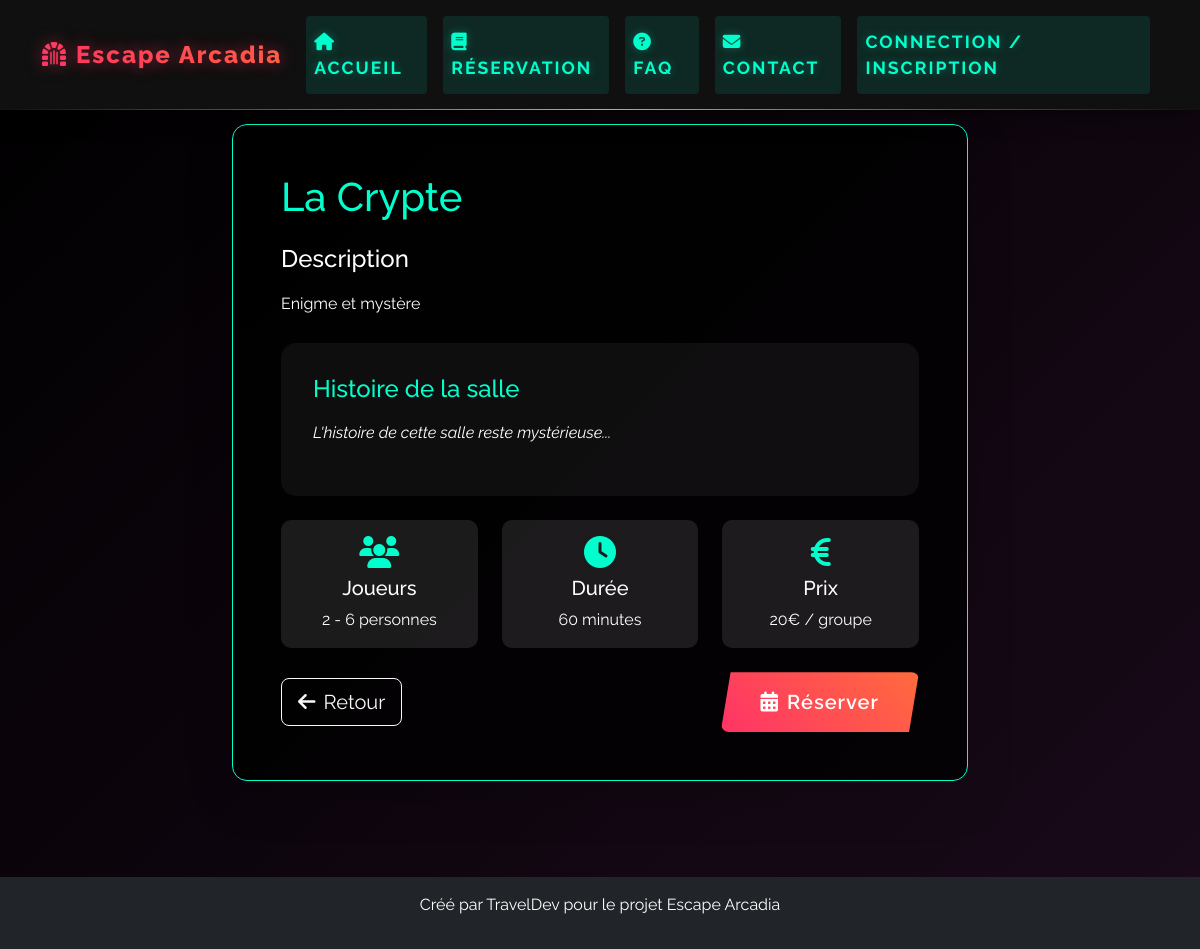
/index.php?page=salle-details&id=1&source=accueil, run on the app's committed database.
### tables this page shows
CREATE TABLE salles (
    id INT PRIMARY KEY AUTO_INCREMENT,
    nom VARCHAR(100) NOT NULL,
    image LONGBLOB,
    theme_id INT,
    description TEXT,
    duree INT NOT NULL,  
    nb_joueurs_min INT NOT NULL,
    nb_joueurs_max INT NOT NULL,
    prix INT NOT NULL,  
    FOREIGN KEY (theme_id) REFERENCES themes(id)
);

### controllers/affichage/afficherEscapegame.php (called while the page is built, shortened)
<?php
include('bdd/Database.php');
include('models/escapegame.php');
$escapegame = new EscapeGame($bdd);
?>

### models/escapegame.php (called while the page is built, shortened)
<?php
class EscapeGame {
    private $bdd;
    function __construct($bdd) {
        $this->bdd = $bdd;
    }
    public function getSalleById($id) {
        $req = $this->bdd->prepare("SELECT * FROM salles WHERE id = :id");
        $req->bindParam(':id', $id);
        $req->execute();
        return $req->fetch();
    }
}
?>

### views/reservation/salle-details.php (the view, shortened to what this page needs)
<?php
include('controllers/affichage/afficherEscapegame.php');
$salle_id = isset($_GET['id']) ? $_GET['id'] : null;
$salle = $escapegame->getSalleById($salle_id);
?>
<div class="container py-5">
    <div class="row">
        <div class="col-lg-8 mx-auto">
            <div class="card shadow-lg" style="border-radius: 15px; background: rgba(0, 0, 0, 0.8); border: 1px solid var(--accent-color);">
                <div class="card-body p-5">
                    <h1 class="card-title mb-4" style="color: var(--accent-color);">
                        <?= htmlspecialchars($salle['nom']) ?>
                    </h1>
                    <div class="mb-4">
                        <h4 class="text-white mb-3">Description</h4>
                        <p class="text-white" style="line-height: 1.8;">
                            <?= nl2br(htmlspecialchars($salle['description'])) ?>
                        </p>
                    </div>
                    <div class="mb-4" style="background: rgba(255, 255, 255, 0.05); border-radius: 15px; padding: 2rem;">
                        <h4 class="mb-3" style="color: var(--accent-color);">Histoire de la salle</h4>
                        <p class="text-white" style="line-height: 1.8; font-style: italic;">
                            <?php if (!empty($salle['histoire'])): ?>
                                <?= nl2br(htmlspecialchars($salle['histoire'])) ?>
                            <?php else: ?>
                                <em>L'histoire de cette salle reste mystérieuse...</em>
                            <?php endif; ?>
                        </p>
                    </div>
                    <div class="row mb-4">
                        <div class="col-md-4">
                            <div class="info-box p-3 text-center" style="background: rgba(255, 255, 255, 0.1); border-radius: 10px;">
                                <i class="fas fa-users fa-2x mb-2" style="color: var(--accent-color);"></i>
                                <h5 class="text-white">Joueurs</h5>
                                <p class="text-white mb-0"><?= $salle['nb_joueurs_min'] ?> - <?= $salle['nb_joueurs_max'] ?> personnes</p>
                            </div>
                        </div>
                        <div class="col-md-4">
                            <div class="info-box p-3 text-center" style="background: rgba(255, 255, 255, 0.1); border-radius: 10px;">
                                <i class="fas fa-clock fa-2x mb-2" style="color: var(--accent-color);"></i>
                                <h5 class="text-white">Durée</h5>
                                <p class="text-white mb-0"><?= $salle['duree'] ?> minutes</p>
                            </div>
                        </div>
                        <div class="col-md-4">
                            <div class="info-box p-3 text-center" style="background: rgba(255, 255, 255, 0.1); border-radius: 10px;">
                                <i class="fas fa-euro-sign fa-2x mb-2" style="color: var(--accent-color);"></i>
                                <h5 class="text-white">Prix</h5>
                                <p class="text-white mb-0"><?= $salle['prix'] ?>€ / groupe</p>
                            </div>
                        </div>
                    </div>
                    <div class="d-flex justify-content-between align-items-center">
                        <?php
                        $source = isset($_GET['source']) ? $_GET['source'] : 'reservation';
                        $returnUrl = $source === 'accueil' ? 'index.php' : 'index.php?page=reservation';
                        ?>
                        <a href="<?= $returnUrl ?>" class="btn btn-outline-light btn-lg">
                            <i class="fas fa-arrow-left me-2"></i>Retour
                        </a>
                        <a href="index.php?page=horairesSalle&id=<?= $salle['id'] ?>&source=<?= isset($_GET['source']) ? $_GET['source'] : 'reservation' ?>" class="btn btn-primary btn-lg">
                            <i class="fas fa-calendar-alt me-2"></i>Réserver
                        </a>
                    </div>
                </div>
            </div>
        </div>
    </div>
</div>

### css/style.css (style rules this page uses)
:root { --primary-color: #ff3366; --secondary-color: #111111; --accent-color: #00ffcc; --dark-bg: #000000; --light-text: #ffffff; --card-bg: rgba(17, 17, 17, 0.9); --gradient-primary: linear-gradient(45deg, #ff3366, #ff6b3d); --gradient-accent: linear-gradient(45deg, #00ffcc, #00ff9d); --gradient-dark: linear-gradient(to right, #111111, #1a1a1a); --border-glow: 0 0 10px var(--accent-color); --text-glow: 0 0 20px var(--accent-color); }
body { font-family: 'Raleway', sans-serif; background: linear-gradient(135deg, var(--dark-bg), #1a0a1a); color: var(--light-text); min-height: 100vh; padding-top: 76px; }
.btn-primary { background: var(--gradient-primary); border: none; padding: 15px 40px; color: var(--light-text) !important; font-weight: 600; letter-spacing: 1px; position: relative; clip-path: polygon(10px 0, 100% 0, calc(100% - 10px) 100%, 0 100%); transition: all 0.3s ease; }
.btn-primary::before { content: ''; position: absolute; top: 0; left: 0; width: 100%; height: 100%; background: var(--gradient-accent); opacity: 0; transition: opacity 0.3s ease; z-index: -1; }

### data on the page
salles: nom "La Crypte", description "Enigme et mystère", nb_joueurs_min "2", nb_joueurs_max "6", duree "60", prix "20"
